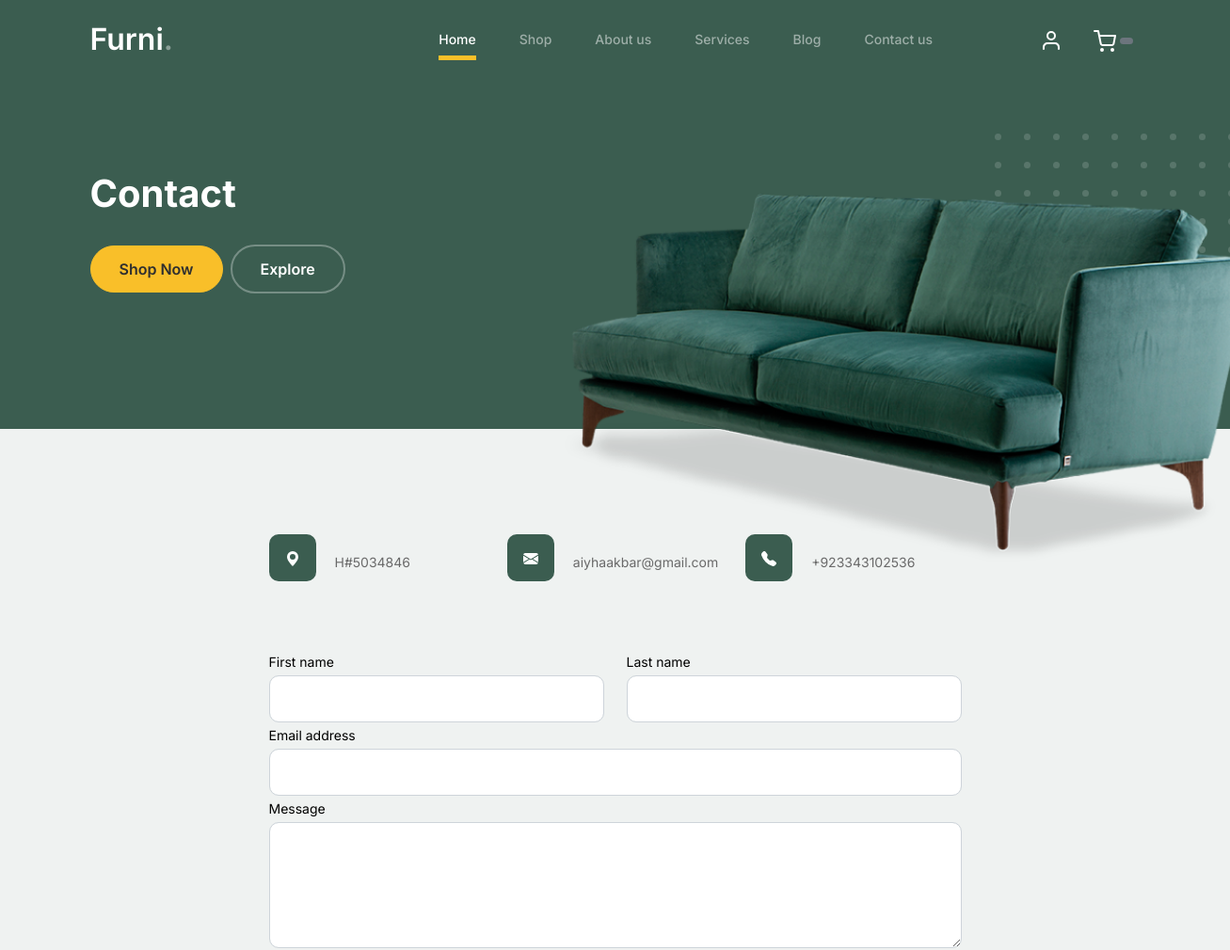
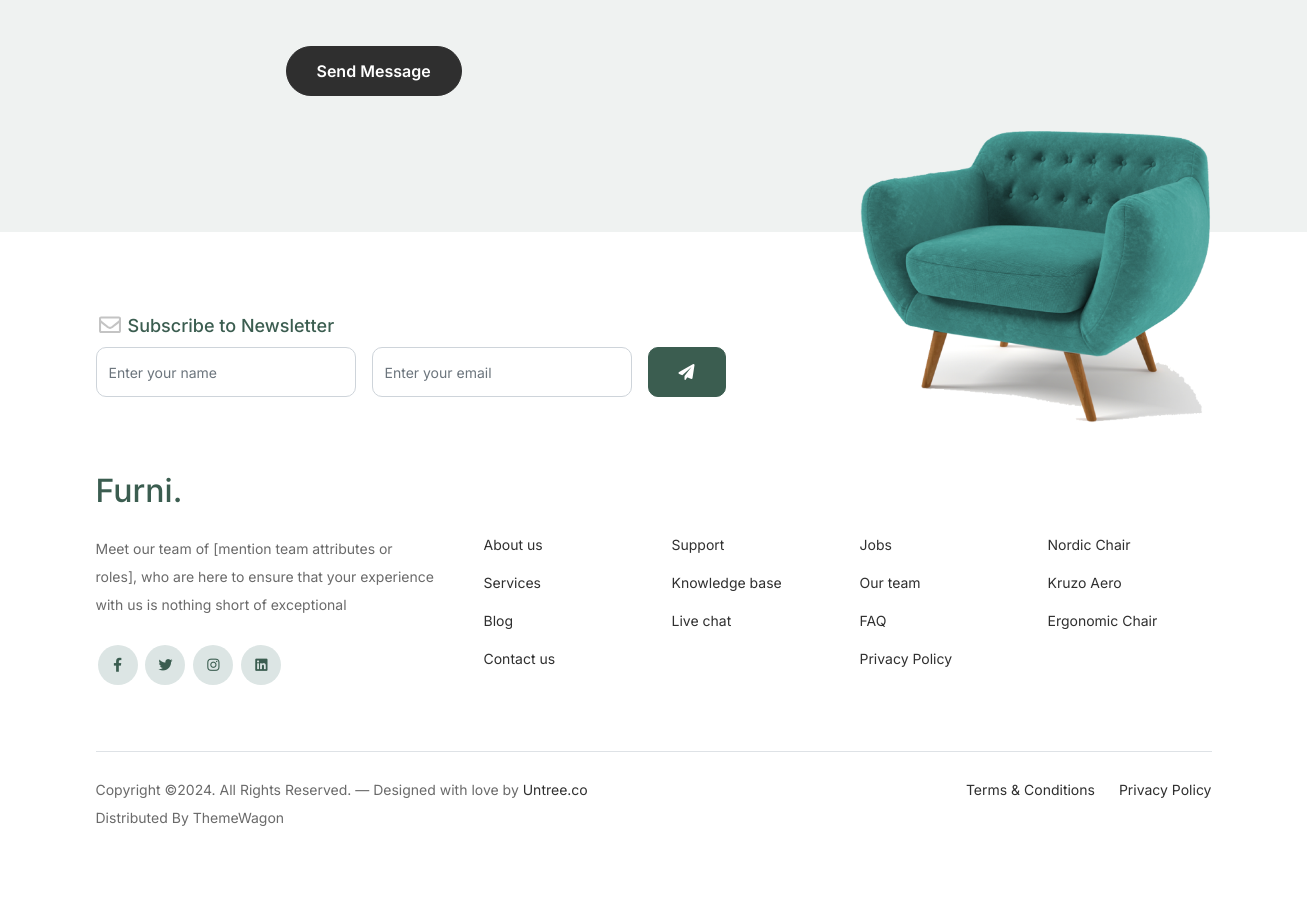
Page /User/contact.php on the committed database (2 pictures, top to bottom).
### tables this page shows
CREATE TABLE `website_info` (
  `ID` int(11) NOT NULL,
  `Name` varchar(25) NOT NULL,
  `Description` varchar(500) NOT NULL,
  `E-Mail` varchar(30) NOT NULL,
  `Phone Number` varchar(15) NOT NULL,
  `Address` varchar(50) NOT NULL,
  `Facebook Link` varchar(100) NOT NULL,
  `Insta Link` varchar(100) NOT NULL,
  `Timing` time NOT NULL,
  `Added_At` timestamp NOT NULL DEFAULT current_timestamp()
);

### User/contact.php (the view, shortened to what this page needs)
<?php include("header.php");
$query="SELECT * FROM `website_info`";
$result=mysqli_query($conn,$query);
$data=mysqli_fetch_array($result);
?>
			<div class="hero">
				<div class="container">
					<div class="row justify-content-between">
						<div class="col-lg-5">
							<div class="intro-excerpt">
								<h1>Contact</h1>
								<p><a href="" class="btn btn-secondary me-2">Shop Now</a><a href="#" class="btn btn-white-outline">Explore</a></p>
							</div>
						</div>
						<div class="col-lg-7">
							<div class="hero-img-wrap">
								<img src="images/couch.png" class="img-fluid">
							</div>
						</div>
					</div>
				</div>
			</div>
		<div class="untree_co-section">
      <div class="container">
        <div class="block">
          <div class="row justify-content-center">
            <div class="col-md-8 col-lg-8 pb-4">
              <div class="row mb-5">
                <div class="col-lg-4">
                  <div  class="service no-shadow align-items-center link horizontal d-flex active" data-aos="fade-left" data-aos-delay="0">
                    <div class="service-icon color-1 mb-4">
                      <svg xmlns="http://www.w3.org/2000/svg" width="16" height="16" fill="currentColor" class="bi bi-geo-alt-fill" viewBox="0 0 16 16">
                        <path d="M8 16s6-5.686 6-10A6 6 0 0 0 2 6c0 4.314 6 10 6 10zm0-7a3 3 0 1 1 0-6 3 3 0 0 1 0 6z"/>
                      </svg>
                    </div>
                    <div class="service-contents">
                      <p><?php echo "$data[5]"; ?></p>
                    </div>
                  </div>
                </div>
                <div class="col-lg-4">
                  <div  class="service no-shadow align-items-center link horizontal d-flex active" data-aos="fade-left" data-aos-delay="0">
                    <div class="service-icon color-1 mb-4">
                    </div>
                    <div class="service-contents">
                      <p><?php echo "$data[3]"; ?></p>
                    </div>
                  </div>
                </div>
                <div class="col-lg-4">
                  <div  class="service no-shadow align-items-center link horizontal d-flex active" data-aos="fade-left" data-aos-delay="0">
                    <div class="service-icon color-1 mb-4">
                    </div>
                    <div class="service-contents">
                      <p><?php echo "$data[4]"; ?></p>
                    </div>
                  </div>
                </div>
              </div>
              <form  action="" method="post">
                <div class="row">
                  <div class="col-6">
                    <div class="form-group">
                      <label class="text-black" for="fname">First name</label>
                      <input type="text" class="form-control" id="fname" name="fname">
                    </div>
                  </div>
                  <div class="col-6">
                    <div class="form-group">
                      <label class="text-black" for="lname">Last name</label>
                      <input type="text" class="form-control" id="lname" name="lname">
                    </div>
                  </div>
                </div>
                <div class="form-group">
                  <label class="text-black" for="email">Email address</label>
                  <input type="email" class="form-control" id="email" name="email">
                </div>
                <div class="form-group mb-5">
                  <label class="text-black" for="message">Message</label>
                  <textarea class="form-control" id="message" cols="30" rows="5" name="message"></textarea>
                </div>
                <button type="submit" class="btn btn-primary-hover-outline" name="btn">Send Message</button>
              </form>
            </div>
          </div>
        </div>
      </div>
    </div>
  <?php include("footer.php") ?>

### User/footer.php (shortened to what this page needs)
<?php
	include("../connection.php");
$query="SELECT * FROM `website_info`";
$result=mysqli_query($conn,$query);
$data=mysqli_fetch_array($result);
?>
<footer class="footer-section">
			<div class="container relative">
				<div class="sofa-img">
					<img src="images/sofa.png" alt="Image" class="img-fluid">
				</div>
				<div class="row">
					<div class="col-lg-8">
						<div class="subscription-form">
							<h3 class="d-flex align-items-center"><span class="me-1"><img src="images/envelope-outline.svg" alt="Image" class="img-fluid"></span><span>Subscribe to Newsletter</span></h3>
							<form action="#" class="row g-3">
								<div class="col-auto">
									<input type="text" class="form-control" placeholder="Enter your name">
								</div>
								<div class="col-auto">
									<input type="email" class="form-control" placeholder="Enter your email">
								</div>
								<div class="col-auto">
									<button class="btn btn-primary">
										<span class="fa fa-paper-plane"></span>
									</button>
								</div>
							</form>
						</div>
					</div>
				</div>
				<div class="row g-5 mb-5">
					<div class="col-lg-4">
						<div class="mb-4 footer-logo-wrap"><a href="#" class="footer-logo"><?php echo "$data[1]"; ?><span>.</span></a></div>
						<p class="mb-4"><?php echo"$data[2]" ?></p>
						<ul class="list-unstyled custom-social">
							<li><a href="<?php echo"$data[6]" ?>"><span class="fa fa-brands fa-facebook-f"></span></a></li>
							<li><a href="#"><span class="fa fa-brands fa-twitter"></span></a></li>
							<li><a href="<?php echo"$data[7]" ?>"><span class="fa fa-brands fa-instagram"></span></a></li>
							<li><a href="#"><span class="fa fa-brands fa-linkedin"></span></a></li>
						</ul>
					</div>
					<div class="col-lg-8">
						<div class="row links-wrap">
							<div class="col-6 col-sm-6 col-md-3">
								<ul class="list-unstyled">
									<li><a href="about.php">About us</a></li>
									<li><a href="#">Services</a></li>
									<li><a href="#">Blog</a></li>
									<li><a href="contact.php">Contact us</a></li>
								</ul>
							</div>
							<div class="col-6 col-sm-6 col-md-3">
								<ul class="list-unstyled">
									<li><a href="#">Support</a></li>
									<li><a href="#">Knowledge base</a></li>
									<li><a href="#">Live chat</a></li>
								</ul>
							</div>
							<div class="col-6 col-sm-6 col-md-3">
								<ul class="list-unstyled">
									<li><a href="#">Jobs</a></li>
									<li><a href="#">Our team</a></li>
									<li><a href="FAQ.php">FAQ</a></li>
									<li><a href="privacypolicy.php">Privacy Policy</a></li>
								</ul>
							</div>
							<div class="col-6 col-sm-6 col-md-3">
								<ul class="list-unstyled">
									<li><a href="#">Nordic Chair</a></li>
									<li><a href="#">Kruzo Aero</a></li>
									<li><a href="#">Ergonomic Chair</a></li>
								</ul>
							</div>
						</div>
					</div>
				</div>
				<div class="border-top copyright">
					<div class="row pt-4">
						<div class="col-lg-6">
							<p class="mb-2 text-center text-lg-start">Copyright &copy;. All Rights Reserved. &mdash; Designed with love by <a href="https://untree.co">Untree.co</a> Distributed By <a hreff="https://themewagon.com">ThemeWagon</a>
            </p>
						</div>
						<div class="col-lg-6 text-center text-lg-end">
							<ul class="list-unstyled d-inline-flex ms-auto">
								<li class="me-4"><a href="#">Terms &amp; Conditions</a></li>
								<li><a href="#">Privacy Policy</a></li>
							</ul>
						</div>
					</div>
				</div>
			</div>
		</footer>
	</body>
</html>

### User/css/style.css (style rules this page uses)
body { overflow-x: hidden; position: relative; }
body { font-family: "Inter", sans-serif; font-weight: 400; line-height: 28px; color: #6a6a6a; font-size: 14px; background-color: #eff2f1; }
a { text-decoration: none; -webkit-transition: .3s all ease; -o-transition: .3s all ease; transition: .3s all ease; color: #2f2f2f; text-decoration: underline; }
.hero { background: #3b5d50; padding: calc(4rem - 30px) 0 0rem 0; }
@media (min-width: 768px) { .hero { padding: calc(4rem - 30px) 0 4rem 0; } }
@media (min-width: 992px) { .hero { padding: calc(8rem - 30px) 0 8rem 0; } }
.hero .intro-excerpt { position: relative; z-index: 4; }
@media (min-width: 992px) { .hero .intro-excerpt { max-width: 450px; } }
.hero h1 { font-weight: 700; color: #ffffff; margin-bottom: 30px; }
.hero p { color: rgba(255, 255, 255, 0.5); margin-botom: 30px; }
.hero .hero-img-wrap { position: relative; }
.hero .hero-img-wrap img { position: relative; top: 0px; right: 0px; z-index: 2; max-width: 780px; left: -20px; }
@media (min-width: 768px) { .hero .hero-img-wrap img { right: 0px; left: -100px; } }
@media (min-width: 992px) { .hero .hero-img-wrap img { left: 0px; top: -80px; position: absolute; right: -50px; } }
@media (min-width: 1200px) { .hero .hero-img-wrap img { left: 0px; top: -80px; right: -100px; } }
.hero .hero-img-wrap:after { content: ""; position: absolute; width: 255px; height: 217px; background-image: url("../images/dots-light.svg"); background-size: contain; background-repeat: no-repeat; right: -100px; top: -0px; }
@media (min-width: 1200px) { .hero .hero-img-wrap:after { top: -40px; } }
.btn { font-weight: 600; padding: 12px 30px; border-radius: 30px; color: #ffffff; background: #2f2f2f; border-color: #2f2f2f; }
.btn.btn-primary { background: #3b5d50; border-color: #3b5d50; }
.btn.btn-secondary { color: #2f2f2f; background: #f9bf29; border-color: #f9bf29; }
.btn.btn-white-outline { background: transparent; border-width: 2px; border-color: rgba(255, 255, 255, 0.3); }
.footer-section { padding: 80px 0; background: #ffffff; }
.footer-section .relative { position: relative; }
.footer-section a { text-decoration: none; color: #2f2f2f; -webkit-transition: .3s all ease; -o-transition: .3s all ease; transition: .3s all ease; }
.footer-section .subscription-form { margin-bottom: 40px; position: relative; z-index: 2; margin-top: 100px; }
@media (min-width: 992px) { .footer-section .subscription-form { margin-top: 0px; margin-bottom: 80px; } }
.footer-section .subscription-form h3 { font-size: 18px; font-weight: 500; color: #3b5d50; }
.footer-section .subscription-form .form-control { height: 50px; border-radius: 10px; font-family: "Inter", sans-serif; }
.footer-section .subscription-form .btn { border-radius: 10px !important; }
.footer-section .sofa-img { position: absolute; top: -200px; z-index: 1; right: 0; }
.footer-section .sofa-img img { max-width: 380px; }
.footer-section .links-wrap { margin-top: 0px; }
@media (min-width: 992px) { .footer-section .links-wrap { margin-top: 54px; } }
.footer-section .links-wrap ul li { margin-bottom: 10px; }
.footer-section .footer-logo-wrap .footer-logo { font-size: 32px; font-weight: 500; text-decoration: none; color: #3b5d50; }
.footer-section .custom-social li { margin: 2px; display: inline-block; }
.footer-section .custom-social li a { width: 40px; height: 40px; text-align: center; line-height: 40px; display: inline-block; background: #dce5e4; color: #3b5d50; border-radius: 50%; }
.footer-section .border-top { border-color: #dce5e4; }
.footer-section .border-top.copyright { font-size: 14px !important; }
.untree_co-section { padding: 7rem 0; }
.form-control { height: 50px; border-radius: 10px; font-family: "Inter", sans-serif; }
.service { line-height: 1.5; }
.service .service-icon { border-radius: 10px; -webkit-box-flex: 0; -ms-flex: 0 0 50px; flex: 0 0 50px; height: 50px; line-height: 50px; text-align: center; background: #3b5d50; margin-right: 20px; color: #ffffff; }
textarea { height: auto !important; }

### rows in the picture
website_info: Address "H#5034846", Name "Furni", Description "Meet our team of [mention team attributes or roles], who are here to ensure that your experience with us is nothing short of exceptional"
